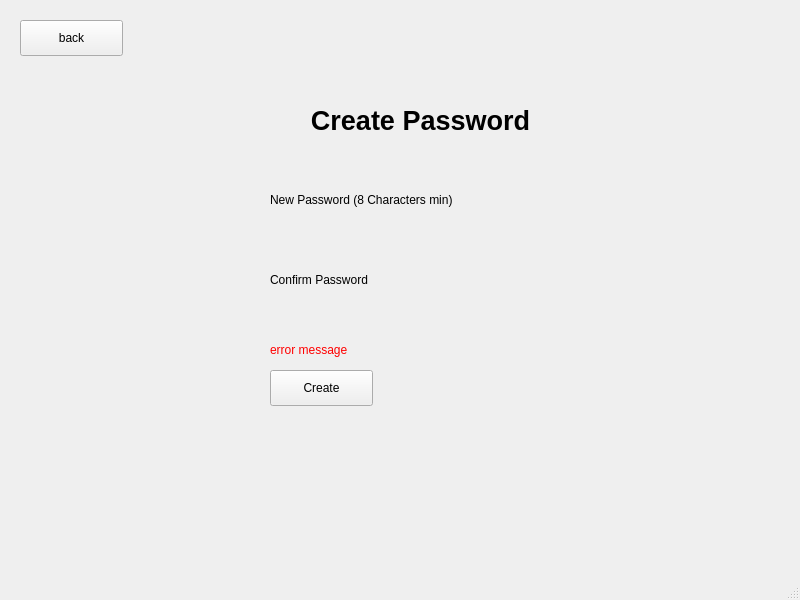
<?xml version="1.0" encoding="UTF-8"?>
<ui version="4.0">
 <class>createPasswordWindow</class>
 <widget class="QMainWindow" name="createPasswordWindow">
  <property name="geometry">
   <rect>
    <x>0</x>
    <y>0</y>
    <width>800</width>
    <height>600</height>
   </rect>
  </property>
  <property name="windowTitle">
   <string>Create Password</string>
  </property>
  <widget class="QWidget" name="centralwidget">
   <widget class="QLabel" name="label_3">
    <property name="geometry">
     <rect>
      <x>270</x>
      <y>270</y>
      <width>131</width>
      <height>19</height>
     </rect>
    </property>
    <property name="text">
     <string>Confirm Password</string>
    </property>
   </widget>
   <widget class="QPushButton" name="backBT">
    <property name="geometry">
     <rect>
      <x>20</x>
      <y>20</y>
      <width>103</width>
      <height>36</height>
     </rect>
    </property>
    <property name="text">
     <string>back</string>
    </property>
   </widget>
   <widget class="QLabel" name="label_2">
    <property name="geometry">
     <rect>
      <x>190</x>
      <y>50</y>
      <width>461</width>
      <height>141</height>
     </rect>
    </property>
    <property name="font">
     <font>
      <pointsize>20</pointsize>
      <weight>75</weight>
      <italic>false</italic>
      <bold>true</bold>
     </font>
    </property>
    <property name="text">
     <string>Create Password</string>
    </property>
    <property name="textFormat">
     <enum>Qt::AutoText</enum>
    </property>
    <property name="alignment">
     <set>Qt::AlignCenter</set>
    </property>
   </widget>
   <widget class="QPushButton" name="importBT">
    <property name="geometry">
     <rect>
      <x>270</x>
      <y>370</y>
      <width>103</width>
      <height>36</height>
     </rect>
    </property>
    <property name="text">
     <string>Create</string>
    </property>
   </widget>
   <widget class="QLabel" name="label">
    <property name="geometry">
     <rect>
      <x>270</x>
      <y>190</y>
      <width>281</width>
      <height>19</height>
     </rect>
    </property>
    <property name="text">
     <string>New Password (8 Characters min)</string>
    </property>
   </widget>
   <widget class="QLabel" name="errorMsgLabel">
    <property name="geometry">
     <rect>
      <x>270</x>
      <y>340</y>
      <width>291</width>
      <height>21</height>
     </rect>
    </property>
    <property name="font">
     <font>
      <weight>50</weight>
      <bold>false</bold>
     </font>
    </property>
    <property name="text">
     <string>&lt;html&gt;&lt;head/&gt;&lt;body&gt;&lt;p&gt;&lt;span style=&quot; color:#ff0000;&quot;&gt;error message&lt;/span&gt;&lt;/p&gt;&lt;/body&gt;&lt;/html&gt;</string>
    </property>
   </widget>
   <widget class="KPasswordLineEdit" name="kpasswordlineedit">
    <property name="geometry">
     <rect>
      <x>270</x>
      <y>220</y>
      <width>291</width>
      <height>36</height>
     </rect>
    </property>
   </widget>
   <widget class="KPasswordLineEdit" name="pass2Edit">
    <property name="geometry">
     <rect>
      <x>270</x>
      <y>300</y>
      <width>291</width>
      <height>36</height>
     </rect>
    </property>
   </widget>
  </widget>
  <widget class="QStatusBar" name="statusbar"/>
 </widget>
 <customwidgets>
  <customwidget>
   <class>KPasswordLineEdit</class>
   <extends>QWidget</extends>
   <header>kpasswordlineedit.h</header>
  </customwidget>
 </customwidgets>
 <resources/>
 <connections/>
</ui>
